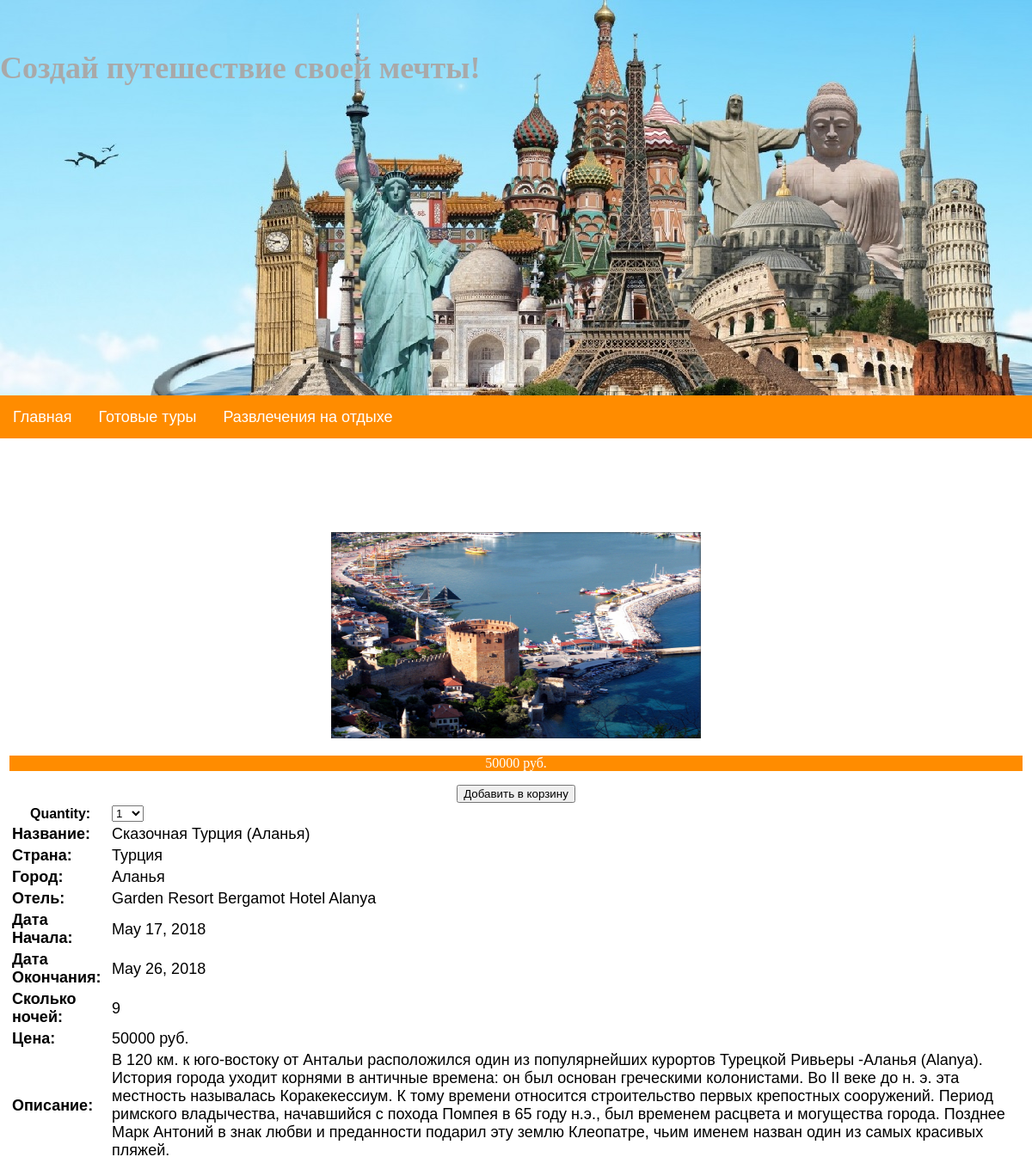
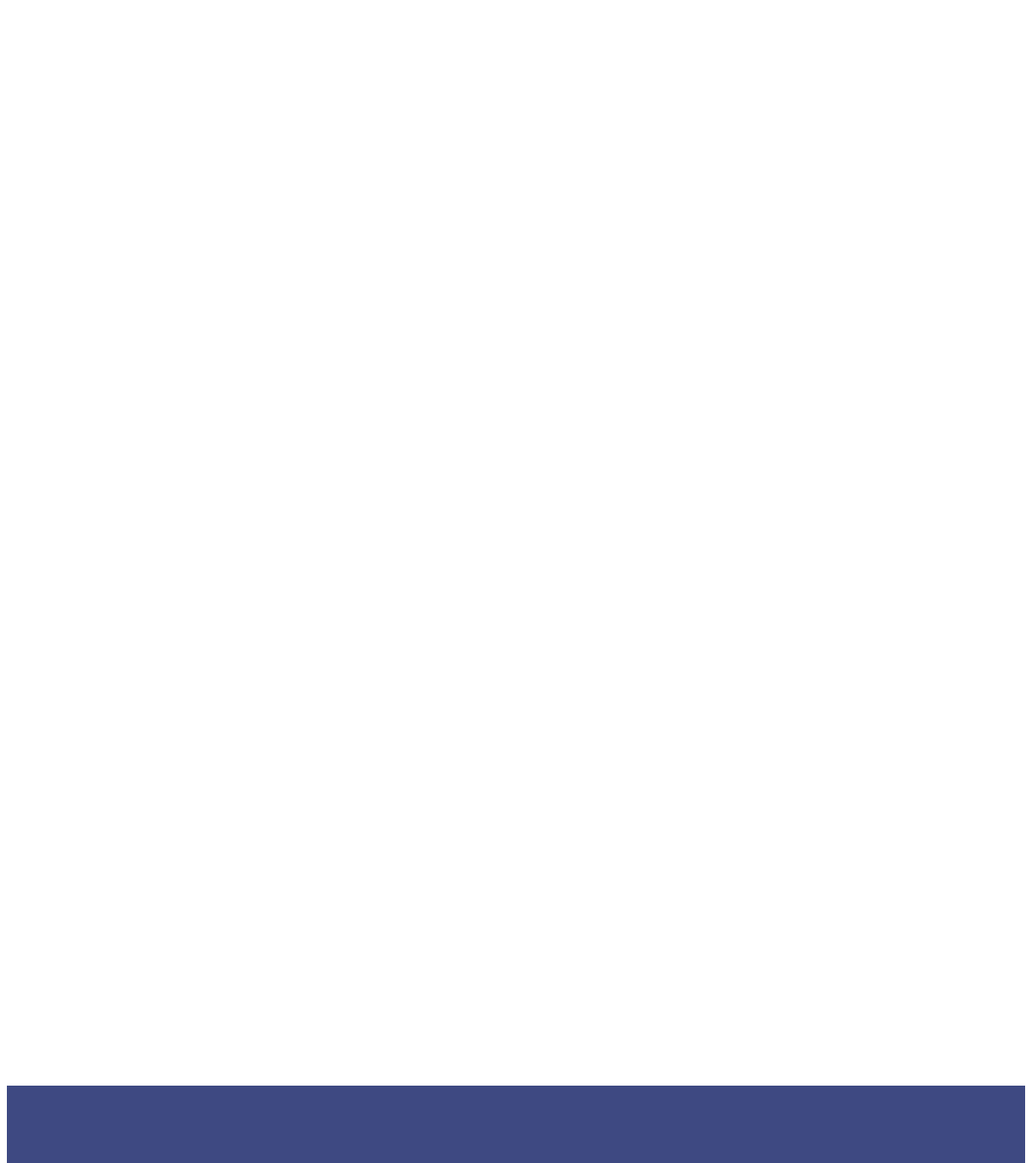
/6/alanya/, run on the app's committed database (2 pictures, top to bottom).
### catalog/models.py (models this page shows, shortened)
class Tour(models.Model):
    TourName = models.CharField(max_length=50)
    TourDateStart = models.DateField(auto_now=False, auto_now_add=False)
    TourDateEnd = models.DateField(auto_now=False, auto_now_add=False)
    TourDuration = models.IntegerField()
    ContactCount = models.IntegerField()
    PriceAdult = models.IntegerField()
    PriceChild = models.IntegerField()
    TourCountry = models.ForeignKey(Country,  on_delete = models.CASCADE,)
    TourCategory = models.ForeignKey(Category,  on_delete = models.CASCADE,)
    TourImage = models.ImageField(upload_to='media/catalog')
    Comments= models.TextField()
    slug = models.CharField(max_length=200)

class Country(models.Model):
    CountryName = models.CharField(max_length=50)
    def __str__(self):
        return   (self.CountryName)

class Point(models.Model):
    PointName = models.CharField(max_length=50)
    PointDuration = models.IntegerField()
    DateArrival = models.DateField(auto_now=False, auto_now_add=False)
    DateDeparture = models.DateField(auto_now=False, auto_now_add=False)
    PointCity = models.ForeignKey(City,  on_delete = models.CASCADE,)
    PointTour = models.ForeignKey(Tour,  on_delete = models.CASCADE,)
    PointHotel = models.ForeignKey(Hotel,  on_delete = models.CASCADE,)

class City(models.Model):
    CityName = models.CharField(max_length=50)
    def __str__(self):
        return  (self.CityName)

class Hotel(models.Model):
    HotelName = models.CharField(max_length=50)
    HotelStars = models.IntegerField()
    HotelFood = models.CharField(max_length=50)
    def __str__(self):
        return  (self.HotelName)

### catalog/views.py (the view)
# urls.py: url(r'^(?P<id>\d+)/(?P<slug>[-\w]+)/$', views.ProductDetail, name='detail'),
def ProductDetail(request, id, slug):
    tour = get_object_or_404(Tour, id=id, slug=slug)
    point = get_object_or_404(Point, PointTour=tour)
    cart_product_form = CartAddProductForm()
    return render(request, 'catalog/detail.html', {'tour': tour, 'point': point,
                                                   'cart_product_form': cart_product_form })

### cart/forms.py
class CartAddProductForm(forms.Form):
    quantity = forms.TypedChoiceField(choices=PRODUCT_QUANTITY_CHOICES, coerce=int)
    update = forms.BooleanField(required=False, initial=False, widget=forms.HiddenInput)

### catalog/templates/catalog/detail.html (shortened to what this page needs)
{% extends "catalog/base.html" %}
{% block content %}
  <div id = "content">
     <table border="0" align="center" width="100%" >
         <tr>
            <td align="center" width="50%" ><img height="240" width="430" src="{{tour.TourImage.url}}">
     <table align="left" style='font-family:"Arial"' >
         <form  action="{% url 'cart:CartAdd' tour.id %}" method="post">
             <p style='text-decoration: none;  text-decoration: none; background:#FF8C00; color:#fff;'>{{ tour.PriceAdult}} руб.</p>
              {{ cart_product_form }}
              <input type="submit" value="Добавить в корзину">
             </form>
            <tr><td align="left"><font size=4><b>Название: </b></font></td>
            <td><font size=4>{{ tour.TourName }}</font></td></tr>
            <tr ><td  align="left" ><font size=4><b>Страна: </b></font></td>
            <td><font size=4>{{tour.TourCountry}}</font></td></tr>
            <tr ><td style='text-decoration: none;'align="left" ><font size=4><b>Город: </b></font></td>
            <td><font size=4>{{point.PointCity}}</font></td></tr>
            <tr ><td style='text-decoration: none;'align="left" ><font size=4><b>Отель: </b></font></td>
            <td><font size=4>{{point.PointHotel}}</font></td></tr>
            <tr class="tablefont"><td align="left"><font size=4><b>Дата Начала: </b></font></td>
            <td> <font size=4>{{tour.TourDateStart}}</font></td></tr>
	        <tr class="tablefont"><td align="left"><font size=4><b>Дата Окончания: </b></font></td>
            <td><font size=4>{{tour.TourDateEnd}}</font></td></tr>
	        <tr class="tablefont"><td align="left"><font size=4><b>Сколько ночей: </b></font></td>
            <td><font size=4>{{tour.TourDuration}}</font></td></tr>
	        <tr class="tablefont"><td align="left"><font size=4><b>Цена: </b></font></td>
            <td><font size=4>{{tour.PriceAdult}} руб.</font></td></tr>
             <tr class="tablefont"><td align="left"><font size=4><b>Описание: </b></font></td>
             <td><font size=4>{{tour.Comments}}</font></td></tr>
   </table>
   </td>
   </tr>
   </table>
      {% endblock %}

### static/style.css (style rules this page uses)
#content { position:relative; top:590px; height: 2000px; }

### data on the page
Tour: TourImage (picture), PriceAdult "50000", TourName "Сказочная Турция (Аланья)", TourCountry "Турция", TourDateStart "May 17, 2018", TourDateEnd "May 26, 2018", TourDuration "9", Comments "В 120 км. к юго-востоку от Антальи расположился один из популярнейших курортов Турецкой Ривьеры -Аланья (Alanya). История города уходит корнями в античные времена: он был основан греческими колонистами. Во II веке до н. э. эта местность называлась Коракекессиум. К тому времени относится строительство первых крепостных сооружений. Период римского владычества, начавшийся с похода Помпея в 65 году н.э., был временем расцвета и могущества города. Позднее Марк Антоний в знак любви и преданности подарил эту землю Клеопатре, чьим именем назван один из самых красивых пляжей."
Point: PointCity "Аланья", PointHotel "Garden Resort Bergamot Hotel Alanya"
